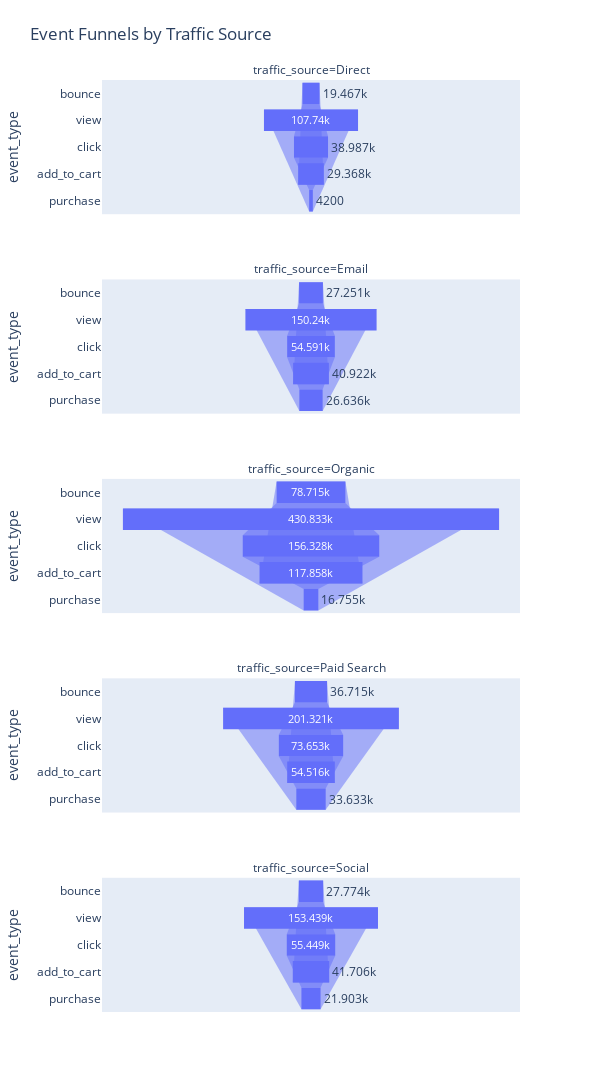

This figure's notebook cell:
### Code cell
fig = px.funnel(
    funnel_df,
    x="count",
    y="event_type",
    facet_col="traffic_source",
    facet_col_wrap=1,   #wrap after 1 columns
    category_orders={"event_type": custom_order},
    title="Event Funnels by Traffic Source"
)

fig.update_layout(
    height=1200,        
    width=600,        
    margin=dict(t=80)
)

fig.show()

### Figure 1 — Plotly figure (JSON) as saved in the notebook; plotly's stock layout.template omitted (floating-point values rounded to 4 significant figures)
{"data": [{"hovertemplate": "traffic_source=Direct<br>count=%{x}<br>event_type=%{y}<extra></extra>", "legendgroup": "", "marker": {"color": "#636efa"}, "name": "", "orientation": "h", "showlegend": false, "type": "funnel", "x": [29368, 19467, 38987, 4200, 107740], "xaxis": "x5", "y": ["add_to_cart", "bounce", "click", "purchase", "view"], "yaxis": "y5"}, {"hovertemplate": "traffic_source=Email<br>count=%{x}<br>event_type=%{y}<extra></extra>", "legendgroup": "", "marker": {"color": "#636efa"}, "name": "", "orientation": "h", "showlegend": false, "type": "funnel", "x": [40922, 27251, 54591, 26636, 150240], "xaxis": "x4", "y": ["add_to_cart", "bounce", "click", "purchase", "view"], "yaxis": "y4"}, {"hovertemplate": "traffic_source=Organic<br>count=%{x}<br>event_type=%{y}<extra></extra>", "legendgroup": "", "marker": {"color": "#636efa"}, "name": "", "orientation": "h", "showlegend": false, "type": "funnel", "x": [117858, 78715, 156328, 16755, 430833], "xaxis": "x3", "y": ["add_to_cart", "bounce", "click", "purchase", "view"], "yaxis": "y3"}, {"hovertemplate": "traffic_source=Paid Search<br>count=%{x}<br>event_type=%{y}<extra></extra>", "legendgroup": "", "marker": {"color": "#636efa"}, "name": "", "orientation": "h", "showlegend": false, "type": "funnel", "x": [54516, 36715, 73653, 33633, 201321], "xaxis": "x2", "y": ["add_to_cart", "bounce", "click", "purchase", "view"], "yaxis": "y2"}, {"hovertemplate": "traffic_source=Social<br>count=%{x}<br>event_type=%{y}<extra></extra>", "legendgroup": "", "marker": {"color": "#636efa"}, "name": "", "orientation": "h", "showlegend": false, "type": "funnel", "x": [41706, 27774, 55449, 21903, 153439], "xaxis": "x", "y": ["add_to_cart", "bounce", "click", "purchase", "view"], "yaxis": "y"}], "layout": {"annotations": [{"font": {}, "showarrow": false, "text": "traffic_source=Social", "x": 0.5, "xanchor": "center", "xref": "paper", "y": 0.144, "yanchor": "bottom", "yref": "paper"}, {"font": {}, "showarrow": false, "text": "traffic_source=Paid Search", "x": 0.5, "xanchor": "center", "xref": "paper", "y": 0.358, "yanchor": "bottom", "yref": "paper"}, {"font": {}, "showarrow": false, "text": "traffic_source=Organic", "x": 0.5, "xanchor": "center", "xref": "paper", "y": 0.572, "yanchor": "bottom", "yref": "paper"}, {"font": {}, "showarrow": false, "text": "traffic_source=Email", "x": 0.5, "xanchor": "center", "xref": "paper", "y": 0.786, "yanchor": "bottom", "yref": "paper"}, {"font": {}, "showarrow": false, "text": "traffic_source=Direct", "x": 0.5, "xanchor": "center", "xref": "paper", "y": 1, "yanchor": "bottom", "yref": "paper"}], "height": 1200, "legend": {"tracegroupgap": 0}, "margin": {"t": 80}, "title": {"text": "Event Funnels by Traffic Source"}, "width": 600, "xaxis": {"anchor": "y", "domain": [0, 1], "title": {"text": "count"}}, "xaxis2": {"anchor": "y2", "domain": [0, 1], "matches": "x", "showticklabels": false}, "xaxis3": {"anchor": "y3", "domain": [0, 1], "matches": "x", "showticklabels": false}, "xaxis4": {"anchor": "y4", "domain": [0, 1], "matches": "x", "showticklabels": false}, "xaxis5": {"anchor": "y5", "domain": [0, 1], "matches": "x", "showticklabels": false}, "yaxis": {"anchor": "x", "categoryarray": ["bounce", "view", "click", "add_to_cart", "purchase"], "categoryorder": "array", "domain": [0, 0.144], "title": {"text": "event_type"}}, "yaxis2": {"anchor": "x2", "categoryarray": ["bounce", "view", "click", "add_to_cart", "purchase"], "categoryorder": "array", "domain": [0.214, 0.358], "matches": "y", "title": {"text": "event_type"}}, "yaxis3": {"anchor": "x3", "categoryarray": ["bounce", "view", "click", "add_to_cart", "purchase"], "categoryorder": "array", "domain": [0.428, 0.572], "matches": "y", "title": {"text": "event_type"}}, "yaxis4": {"anchor": "x4", "categoryarray": ["bounce", "view", "click", "add_to_cart", "purchase"], "categoryorder": "array", "domain": [0.642, 0.786], "matches": "y", "title": {"text": "event_type"}}, "yaxis5": {"anchor": "x5", "categoryarray": ["bounce", "view", "click", "add_to_cart", "purchase"], "categoryorder": "array", "domain": [0.856, 1], "matches": "y", "title": {"text": "event_type"}}}}
